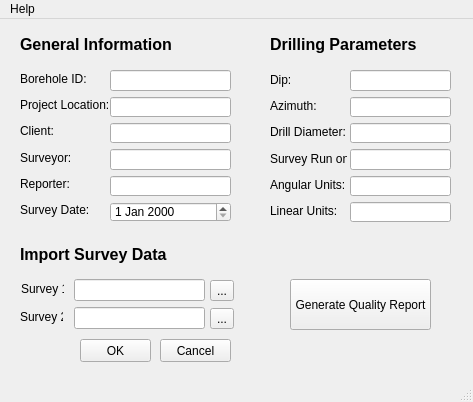
<?xml version="1.0" encoding="UTF-8"?>
<ui version="4.0">
 <class>MainWindow</class>
 <widget class="QMainWindow" name="MainWindow">
  <property name="geometry">
   <rect>
    <x>0</x>
    <y>0</y>
    <width>473</width>
    <height>402</height>
   </rect>
  </property>
  <property name="sizePolicy">
   <sizepolicy hsizetype="Preferred" vsizetype="Preferred">
    <horstretch>0</horstretch>
    <verstretch>0</verstretch>
   </sizepolicy>
  </property>
  <property name="mouseTracking">
   <bool>false</bool>
  </property>
  <property name="windowTitle">
   <string>MainWindow</string>
  </property>
  <property name="animated">
   <bool>true</bool>
  </property>
  <widget class="QWidget" name="centralwidget">
   <widget class="QLabel" name="label_7">
    <property name="geometry">
     <rect>
      <x>20</x>
      <y>10</y>
      <width>191</width>
      <height>31</height>
     </rect>
    </property>
    <property name="font">
     <font>
      <pointsize>12</pointsize>
      <weight>75</weight>
      <bold>true</bold>
     </font>
    </property>
    <property name="text">
     <string>General Information</string>
    </property>
   </widget>
   <widget class="QLabel" name="label_8">
    <property name="geometry">
     <rect>
      <x>270</x>
      <y>10</y>
      <width>191</width>
      <height>31</height>
     </rect>
    </property>
    <property name="font">
     <font>
      <pointsize>12</pointsize>
      <weight>75</weight>
      <bold>true</bold>
     </font>
    </property>
    <property name="text">
     <string>Drilling Parameters</string>
    </property>
   </widget>
   <widget class="QLabel" name="label_9">
    <property name="geometry">
     <rect>
      <x>20</x>
      <y>220</y>
      <width>171</width>
      <height>31</height>
     </rect>
    </property>
    <property name="font">
     <font>
      <pointsize>12</pointsize>
      <weight>75</weight>
      <bold>true</bold>
     </font>
    </property>
    <property name="text">
     <string>Import Survey Data</string>
    </property>
   </widget>
   <widget class="QLabel" name="label_10">
    <property name="geometry">
     <rect>
      <x>21</x>
      <y>262</y>
      <width>43</width>
      <height>16</height>
     </rect>
    </property>
    <property name="text">
     <string>Survey 1</string>
    </property>
   </widget>
   <widget class="QLabel" name="label_11">
    <property name="geometry">
     <rect>
      <x>20</x>
      <y>290</y>
      <width>43</width>
      <height>16</height>
     </rect>
    </property>
    <property name="text">
     <string>Survey 2</string>
    </property>
   </widget>
   <widget class="QPushButton" name="pushButton">
    <property name="geometry">
     <rect>
      <x>80</x>
      <y>320</y>
      <width>71</width>
      <height>23</height>
     </rect>
    </property>
    <property name="text">
     <string>OK</string>
    </property>
   </widget>
   <widget class="QPushButton" name="pushButton_2">
    <property name="geometry">
     <rect>
      <x>160</x>
      <y>320</y>
      <width>71</width>
      <height>23</height>
     </rect>
    </property>
    <property name="text">
     <string>Cancel</string>
    </property>
   </widget>
   <widget class="QPushButton" name="pushButton_3">
    <property name="geometry">
     <rect>
      <x>290</x>
      <y>260</y>
      <width>141</width>
      <height>51</height>
     </rect>
    </property>
    <property name="text">
     <string>Generate Quality Report</string>
    </property>
   </widget>
   <widget class="QWidget" name="">
    <property name="geometry">
     <rect>
      <x>20</x>
      <y>50</y>
      <width>91</width>
      <height>151</height>
     </rect>
    </property>
    <layout class="QVBoxLayout" name="verticalLayout">
     <item>
      <widget class="QLabel" name="label_1">
       <property name="text">
        <string>Borehole ID:</string>
       </property>
      </widget>
     </item>
     <item>
      <widget class="QLabel" name="label_2">
       <property name="text">
        <string>Project Location:</string>
       </property>
      </widget>
     </item>
     <item>
      <widget class="QLabel" name="clabel_3">
       <property name="text">
        <string>Client:</string>
       </property>
      </widget>
     </item>
     <item>
      <widget class="QLabel" name="label_4">
       <property name="text">
        <string>Surveyor:</string>
       </property>
      </widget>
     </item>
     <item>
      <widget class="QLabel" name="label_5">
       <property name="text">
        <string>Reporter:</string>
       </property>
      </widget>
     </item>
     <item>
      <widget class="QLabel" name="label_6">
       <property name="text">
        <string>Survey Date:</string>
       </property>
      </widget>
     </item>
    </layout>
   </widget>
   <widget class="QWidget" name="">
    <property name="geometry">
     <rect>
      <x>110</x>
      <y>51</y>
      <width>121</width>
      <height>152</height>
     </rect>
    </property>
    <layout class="QVBoxLayout" name="verticalLayout_2">
     <item>
      <widget class="QLineEdit" name="lineEdit"/>
     </item>
     <item>
      <widget class="QLineEdit" name="lineEdit_2"/>
     </item>
     <item>
      <widget class="QLineEdit" name="lineEdit_3"/>
     </item>
     <item>
      <widget class="QLineEdit" name="lineEdit_4"/>
     </item>
     <item>
      <widget class="QLineEdit" name="lineEdit_5"/>
     </item>
     <item>
      <widget class="QDateEdit" name="dateEdit"/>
     </item>
    </layout>
   </widget>
   <widget class="QWidget" name="">
    <property name="geometry">
     <rect>
      <x>210</x>
      <y>260</y>
      <width>27</width>
      <height>51</height>
     </rect>
    </property>
    <layout class="QVBoxLayout" name="verticalLayout_7">
     <item>
      <widget class="QToolButton" name="toolButton">
       <property name="text">
        <string>...</string>
       </property>
      </widget>
     </item>
     <item>
      <widget class="QToolButton" name="toolButton_2">
       <property name="text">
        <string>...</string>
       </property>
      </widget>
     </item>
    </layout>
   </widget>
   <widget class="QWidget" name="">
    <property name="geometry">
     <rect>
      <x>74</x>
      <y>260</y>
      <width>131</width>
      <height>51</height>
     </rect>
    </property>
    <layout class="QVBoxLayout" name="verticalLayout_6">
     <item>
      <widget class="QLineEdit" name="lineEdit_8"/>
     </item>
     <item>
      <widget class="QLineEdit" name="lineEdit_9"/>
     </item>
    </layout>
   </widget>
   <widget class="QWidget" name="">
    <property name="geometry">
     <rect>
      <x>270</x>
      <y>51</y>
      <width>77</width>
      <height>151</height>
     </rect>
    </property>
    <layout class="QVBoxLayout" name="verticalLayout_3">
     <item>
      <widget class="QLabel" name="label">
       <property name="text">
        <string>Dip:</string>
       </property>
      </widget>
     </item>
     <item>
      <widget class="QLabel" name="label_3">
       <property name="text">
        <string>Azimuth:</string>
       </property>
      </widget>
     </item>
     <item>
      <widget class="QLabel" name="label_12">
       <property name="text">
        <string>Drill Diameter:</string>
       </property>
      </widget>
     </item>
     <item>
      <widget class="QLabel" name="label_13">
       <property name="text">
        <string>Survey Run on:</string>
       </property>
      </widget>
     </item>
     <item>
      <widget class="QLabel" name="label_14">
       <property name="text">
        <string>Angular Units:</string>
       </property>
      </widget>
     </item>
     <item>
      <widget class="QLabel" name="label_15">
       <property name="text">
        <string>Linear Units:</string>
       </property>
      </widget>
     </item>
    </layout>
   </widget>
   <widget class="QWidget" name="">
    <property name="geometry">
     <rect>
      <x>350</x>
      <y>51</y>
      <width>101</width>
      <height>152</height>
     </rect>
    </property>
    <layout class="QVBoxLayout" name="verticalLayout_4">
     <item>
      <widget class="QLineEdit" name="lineEdit_6"/>
     </item>
     <item>
      <widget class="QLineEdit" name="lineEdit_7">
       <property name="enabled">
        <bool>true</bool>
       </property>
      </widget>
     </item>
     <item>
      <widget class="QLineEdit" name="lineEdit_10">
       <property name="enabled">
        <bool>true</bool>
       </property>
      </widget>
     </item>
     <item>
      <widget class="QLineEdit" name="lineEdit_11">
       <property name="enabled">
        <bool>true</bool>
       </property>
      </widget>
     </item>
     <item>
      <widget class="QLineEdit" name="lineEdit_12">
       <property name="enabled">
        <bool>true</bool>
       </property>
      </widget>
     </item>
     <item>
      <widget class="QLineEdit" name="lineEdit_13">
       <property name="enabled">
        <bool>true</bool>
       </property>
      </widget>
     </item>
    </layout>
   </widget>
  </widget>
  <widget class="QMenuBar" name="menubar">
   <property name="geometry">
    <rect>
     <x>0</x>
     <y>0</y>
     <width>473</width>
     <height>21</height>
    </rect>
   </property>
   <widget class="QMenu" name="menuHelp">
    <property name="title">
     <string>Help</string>
    </property>
   </widget>
   <addaction name="menuHelp"/>
  </widget>
  <widget class="QStatusBar" name="statusbar"/>
 </widget>
 <resources/>
 <connections/>
</ui>
